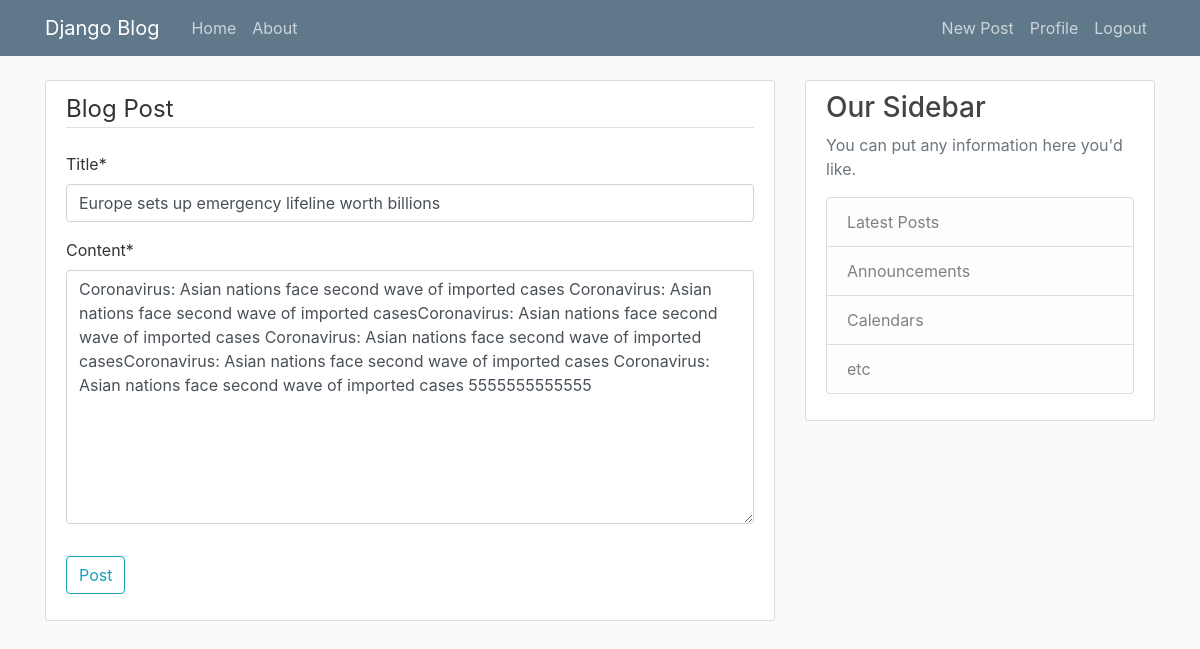
The page /post/6/update/ (signed in) on the database its author committed.
### blog/models.py (models this page shows, shortened)
class Post(models.Model):
    title = models.CharField(max_length = 100)
    content = models.TextField()
    date_posted = models.DateTimeField(default=timezone.now)
    author = models.ForeignKey(User, on_delete=models.CASCADE)

### blog/views.py (the view, shortened to what this page needs)
# urls.py: path('post/<int:pk>/update/', PostUpdateView.as_view(), name="post-update"),
class PostUpdateView(LoginRequiredMixin, UserPassesTestMixin, UpdateView):
    model = Post
    fields = ['title', 'content']
    def test_func(self):
        post = self.get_object()
        if self.request.user == post.author:
            return True
        return False

### blog/templates/blog/post_form.html (shortened to what this page needs)
{% extends 'blog/base.html' %}
{% load crispy_forms_tags %}
{% block content %}
    <div class="content-section">
        <form method="POST">
            <fieldset class="form-group">
                <legend class="border-bottom mb-4">Blog Post</legend>
                {{form|crispy}}
            </fieldset>
            <div class="form-group">
                <button class="btn btn-outline-info" type="submit">Post</button>
            </div>
        </form>
    </div>
{% endblock %}

### blog/static/blog/main.css (style rules this page uses)
body { background: #fafafa; color: #333333; margin-top: 5rem; }
.content-section { background: #ffffff; padding: 10px 20px; border: 1px solid #dddddd; border-radius: 3px; margin-bottom: 20px; }

### rows shown on the page
Post: title "Europe sets up emergency lifeline worth billions", content "Coronavirus: Asian nations face second wave of imported cases Coronavirus: Asian nations face second wave of imported casesCoronavirus: Asian nations face second wave of imported cases Coronavirus: Asian nations face second wave of imported casesCoronavirus: Asian nations face second wave of imported cases Coronavirus: Asian nations face second wave of imported cases 5555555555555"
